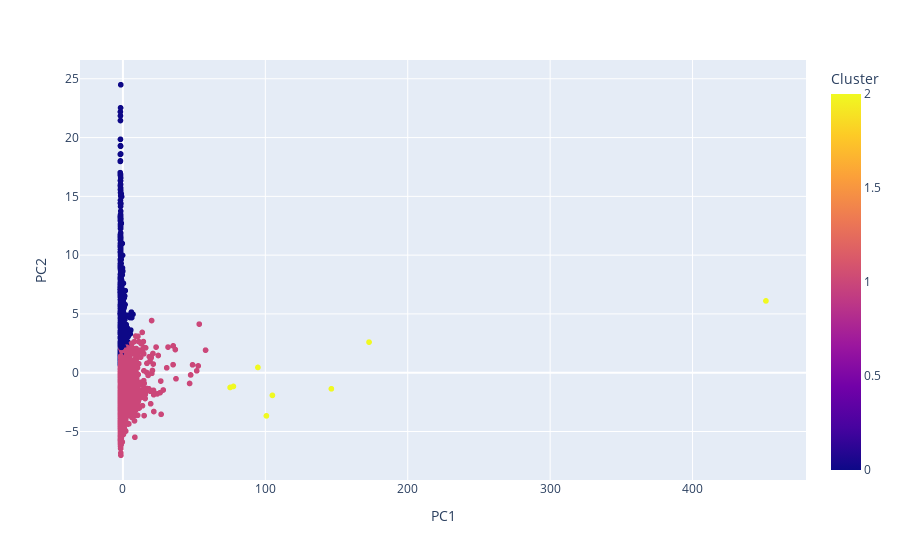

The notebook cell saved with this chart:
### Code cell
fig.show()

### Figure 1 — Plotly figure (JSON) as saved in the notebook; plotly's stock layout.template omitted (floating-point values rounded to 4 significant figures; data arrays with more than 128 entries replaced by an {"elided": "..."} marker saying what was removed)
{"data": [{"customdata": {"elided": "4287x1 str values"}, "hovertemplate": "PC1=%{x}<br>PC2=%{y}<br>Index=%{customdata[0]}<br>Cluster=%{marker.color}<extra></extra>", "legendgroup": "", "marker": {"color": {"elided": "4287 int values"}, "coloraxis": "coloraxis", "symbol": "circle"}, "mode": "markers", "name": "", "showlegend": false, "type": "scattergl", "x": {"elided": "4287 float values"}, "xaxis": "x", "y": {"elided": "4287 float values"}, "yaxis": "y"}], "layout": {"coloraxis": {"colorbar": {"title": {"text": "Cluster"}}, "colorscale": [[0, "#0d0887"], [0.1111, "#46039f"], [0.2222, "#7201a8"], [0.3333, "#9c179e"], [0.4444, "#bd3786"], [0.5556, "#d8576b"], [0.6667, "#ed7953"], [0.7778, "#fb9f3a"], [0.8889, "#fdca26"], [1, "#f0f921"]]}, "legend": {"tracegroupgap": 0}, "margin": {"t": 60}, "xaxis": {"anchor": "y", "domain": [0, 1], "title": {"text": "PC1"}}, "yaxis": {"anchor": "x", "domain": [0, 1], "title": {"text": "PC2"}}}}
